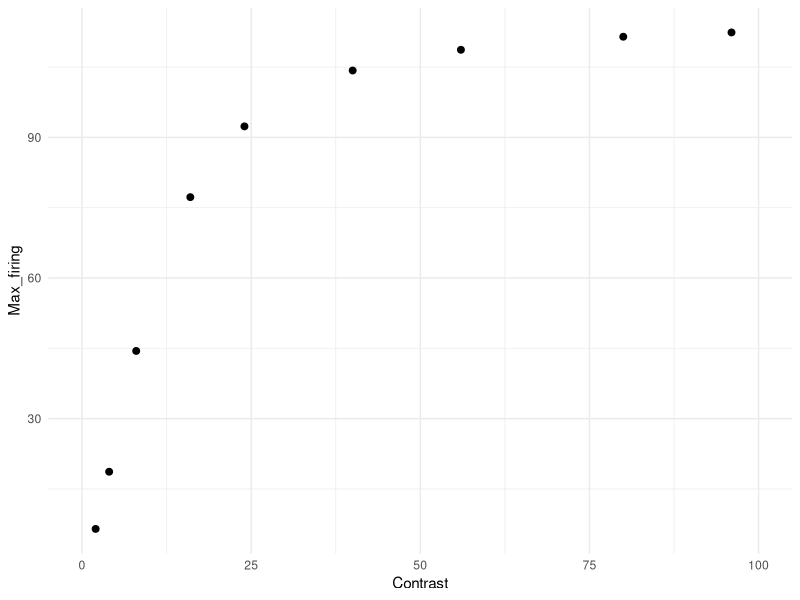
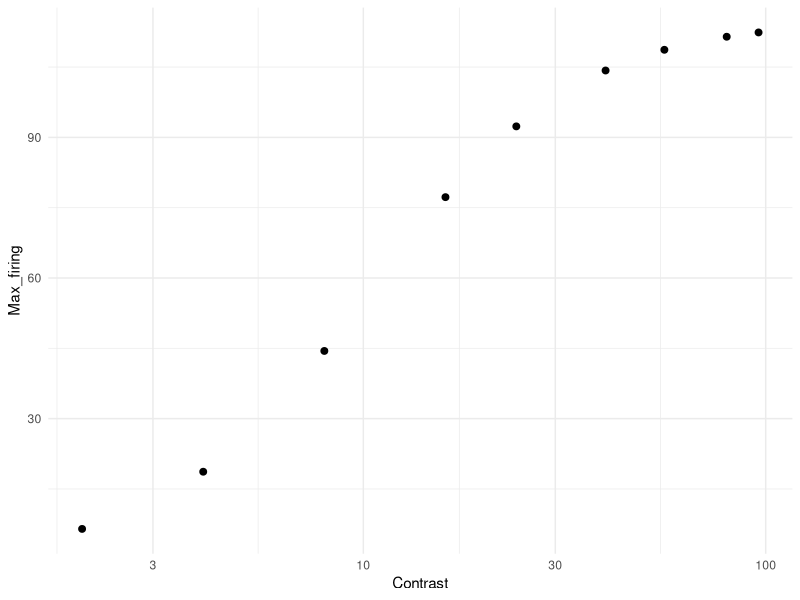

Write the R code that produced these figures, in order. (Note: this script raises an error after producing the figures.)
# Simulation based on Albrecht & Hamilton (1982, Fig. 1B)

library(tidyverse)
library(doParallel)
library(foreach)

Contrast <- c(2, 4, 8, 16, 24, 40, 56, 80, 96)
Rmax <- 115# fixed at 115 for comparability
C50 <- 10.5
n   <-  1.7

Max_firing <- Rmax * Contrast^n / (Contrast^n + C50^n)
df_ah <- data.frame(Contrast, Max_firing)

g1 <- ggplot(df_ah, aes(x = Contrast, y = Max_firing)) +
  geom_point(size = 2) +
  coord_cartesian(xlim = c(0, 100)) +
  theme_minimal()
g1            

g2 <- ggplot(df_ah, aes(x = Contrast, y = Max_firing)) +
  geom_point(size = 2) +
  scale_x_log10() +
  theme_minimal()
g2 

### Simulation ###
cl <- makeCluster(parallel::detectCores() - 1)
registerDoParallel(cl)

n_neurons <- 180                                               # Number of neurons in the population
orientations <- seq(1, 180, by = 1)                            # Possible orientations (0 to 359 degrees)
preferred_orientations <-  seq(1, 180, length.out = n_neurons) # Preferred orientation of each neuron
max_firing_seq <- df_ah$Max_firing                             # Maximum firing rate of each neuron
contrast <-       df_ah$Contrast
tuning_width    <- 20                                          # Tuning width (standard deviation) of each neuron's response curve
n_trials <- 10000

all_results <- list()

for (max_firing_rate in max_firing_seq) {
  
  cat("Running max firing rate =", max_firing_rate, "\n")
  
  tuning_curves <- matrix(0, nrow = n_neurons, ncol = length(orientations))
  
  for (i in 1:n_neurons) {
    tuning_curves[i, ] <- max_firing_rate * exp(
      -0.5 * (
        pmin(abs(orientations - preferred_orientations[i]),
             180 - abs(orientations - preferred_orientations[i]))^2
      ) / tuning_width^2
    )
  }
  
  # ---- 90 ----
  responses_90 <- foreach(
    i = 1:n_trials,
    .combine = rbind,
    .packages = "stats"
  ) %dopar% {
    
    input_90 <- rnorm(n_trials, 90, 0)
    idx <- round(input_90[i]) + 1
    idx <- pmin(pmax(idx, 1), 180)
    
    mu <- tuning_curves[, idx]
    mu[mu == 0] <- 1e-8
    
    resp <- rnbinom(n_neurons, size = 1000000, mu = mu)
    
    cbind(resp,
          neuron = seq_len(n_neurons),
          stim = 90,
          trial = i,
          maxFR = max_firing_rate)
  }
  
  # ---- 91 ----
  responses_91 <- foreach(
    i = 1:n_trials,
    .combine = rbind,
    .packages = "stats"
  ) %dopar% {
    
    input_91 <- rnorm(n_trials, 91, 0)
    idx <- round(input_91[i]) + 1
    idx <- pmin(pmax(idx, 1), 180)
    
    mu <- tuning_curves[, idx]
    mu[mu == 0] <- 1e-8
    
    resp <- rnbinom(n_neurons, size = 1000000, mu = mu)
    
    cbind(resp,
          neuron = seq_len(n_neurons),
          stim = 91,
          trial = i,
          maxFR = max_firing_rate)
  }
  
  df_tmp <- as.data.frame(rbind(responses_90, responses_91))
  colnames(df_tmp) <- c("Spikes", "Neuron", "Stimulus", "Trial", "Contrast")
  
  all_results[[as.character(max_firing_rate)]] <- df_tmp
}

df <- do.call(rbind, all_results)
df$Contrast <- contrast[match(df$Contrast, max_firing_seq)]

### Visualization ###
df %>%
  group_by(Stimulus, Contrast, Trial) %>%
  summarise(Sum_spikes = sum(Spikes), .groups = "drop") -> df_sum

g3 <- ggplot(df_sum, aes(x = Sum_spikes, color = factor(Contrast))) +
  geom_density(alpha = 0.2, linewidth = 1) +
  theme_classic() +
  labs(
    x = "Sum of spikes",
    y = "Density",
    color = "Max firing rate",
    fill =  "Max firing rate"
  )
g3

df_sum %>%
  group_by(Contrast) %>%
  summarise(Mean_sum_spikes = mean(Sum_spikes),
            SD_sum_spikes = sd(Sum_spikes), .groups = "drop") -> df_summary

df_summary %>%
  ggplot(aes(x = Contrast, y = Mean_sum_spikes)) +
  geom_point(size = 2) +
  coord_cartesian(xlim = c(0, 100)) +
  theme_minimal() -> g4
g4

df_summary %>%
  ggplot(aes(x = Contrast, y = Mean_sum_spikes)) +
  geom_point(size = 2) +
  scale_x_log10() +
  scale_y_log10() +
  theme_minimal() -> g5
g5

df_summary %>%
  ggplot(aes(x = Contrast, y = SD_sum_spikes)) +
  geom_point(size = 2) +
  coord_cartesian(xlim = c(0, 100)) +
  theme_minimal() -> g6
g6

df_summary %>%
  ggplot(aes(x = Contrast, y = SD_sum_spikes)) +
  geom_point(size = 2) +
  scale_x_log10() +
  theme_minimal() -> g7
g7

df %>%
  filter(Neuron %in% c(90, 91)) %>%
  pivot_wider(names_from = Neuron, values_from = Spikes) %>%
  ggplot(aes(x = `90`, y = `91`, color = factor(Stimulus))) +
  geom_point(size = 2, alpha = 0.2) +
  labs(x = "Neuron 90", y = "Neuron 91") +
  coord_cartesian(xlim = c(0, 100), ylim = c(0, 100)) +
  theme_minimal() +
  facet_wrap(. ~ Contrast) -> g8
# g8

# sanity check for fano factor 
df %>%
  group_by(Contrast, Stimulus, Neuron) %>%
  summarise(
    mean_spikes = mean(Spikes),
    var_spikes  = var(Spikes),
    fano = var_spikes / mean_spikes,
    .groups = "drop"
  ) %>%
  filter(mean_spikes > 0) %>%
  group_by(Contrast, Stimulus) %>%
  summarise(
    mean_mean_spikes = mean(mean_spikes, na.rm = TRUE),
    mean_var_spikes = mean(var_spikes),
    mean_fano = mean(fano, na.rm = TRUE), # average across neurons
    sd_fano   = sd(fano, na.rm = TRUE),   # sd across neurons
    .groups = "drop")

### Linear Fisher information ###
df_wide <- df %>%
  pivot_wider(
    id_cols = c(Trial, Contrast, Stimulus),
    names_from = Neuron,
    values_from = Spikes)

df_wide$Stimulus_bin <- ifelse(df_wide$Stimulus == 90, 1, 0)

compute_lfi <- function(data, lambda = 1e-6) {
  
  neurons <- grep("^[0-9]+$", colnames(data), value = TRUE)  
  
  data0 <- data[data$Stimulus_bin == 0, neurons]
  data1 <- data[data$Stimulus_bin == 1, neurons]
  
  mu0 <- colMeans(data0)
  mu1 <- colMeans(data1)
  
  df <- mu1 - mu0
  
  Sigma0 <- cov(data0)
  Sigma1 <- cov(data1)
  Sigma  <- (Sigma0 + Sigma1) / 2
  
  p <- length(neurons)              # 逆行列を安定化させる処理 (ニューロン間の相関を少し弱める)
  Sigma <- Sigma + lambda * diag(p) # Ridge正則化, Tikhonov regularization (小さい固有値を持ち上げる)
  
  I <- as.numeric(t(df) %*% solve(Sigma) %*% df) # LFI
  I_per_neuron <- I / p
  
  return(I_per_neuron)
}

maxFR_values <- sort(unique(df_wide$Contrast))

lfi_results <- data.frame(
  Contrast = numeric(),
  LFI_per_neuron = numeric()
)

for (maxFR in maxFR_values) {
  df_sub <- df_wide[df_wide$Contrast == maxFR, ]
  lfi_value <- compute_lfi(df_sub)
  lfi_results <- rbind(lfi_results,
                       data.frame(Contrast = maxFR,
                                  LFI_per_neuron = lfi_value))
}

lfi_results$Contrast <- contrast
print(lfi_results)

lfi_results %>%
  ggplot(aes(x = Contrast, y = LFI_per_neuron)) +
  geom_point(size = 2) +
  coord_cartesian(xlim = c(0, 100)) +
  theme_minimal() -> g9
g9

### Decoding with logistic regression ###
run_logistic_cv_parallel <- function(data, k = 5, ncores = detectCores() - 1) {
  
  predictors <- grep("^[0-9]+$", colnames(data), value = TRUE)  
  n <- nrow(data)
  
  set.seed(123)
  folds <- sample(rep(1:k, length.out = n))
  
  cl <- makeCluster(ncores)
  registerDoParallel(cl)
  
  acc <- foreach(i = 1:k, .combine = c) %dopar% {
    
    train <- data[folds != i, ]
    test  <- data[folds == i, ]
    
    model <- glm(
      Stimulus_bin ~ .,
      data = train[, c("Stimulus_bin", predictors)],
      family = binomial
    )
    
    prob <- predict(model, newdata = test, type = "response")
    pred <- ifelse(prob > 0.5, 1, 0)
    
    mean(pred == test$Stimulus_bin)
  }
  
  stopCluster(cl)
  
  mean(acc)
}

decoding_results <- data.frame(
  Contrast = numeric(),
  Decoding_accuracy = numeric()
)

for (maxFR in maxFR_values) {
  df_sub <- df_wide[df_wide$Contrast == maxFR, ]
  accuracy <- run_logistic_cv_parallel(df_sub, k = 5, ncores = detectCores() - 1)
  decoding_results <- rbind(decoding_results,
                            data.frame(Contrast = maxFR,
                                       Decoding_accuracy = accuracy))
}

decoding_results <- mutate(decoding_results, D_prime = qnorm(Decoding_accuracy) - qnorm(1 - Decoding_accuracy),
                           Contrast = contrast)
decoding_results

decoding_results %>%
  ggplot(aes(x = Contrast, y = D_prime)) +
  geom_point(size = 2) +
  coord_cartesian(xlim = c(0, 100)) +
  theme_minimal() -> g10
g10

decoding_results %>%
  ggplot(aes(x = Contrast, y = D_prime)) +
  geom_point(size = 2) +
  scale_x_log10() +
  theme_minimal() -> g11
g11

g <- cowplot::plot_grid(g1, g2, g10, g11, g4, g5, nrow = 3)
ggsave("fig_1b.png", g, width = 4, height = 5.6, dpi = 300)
